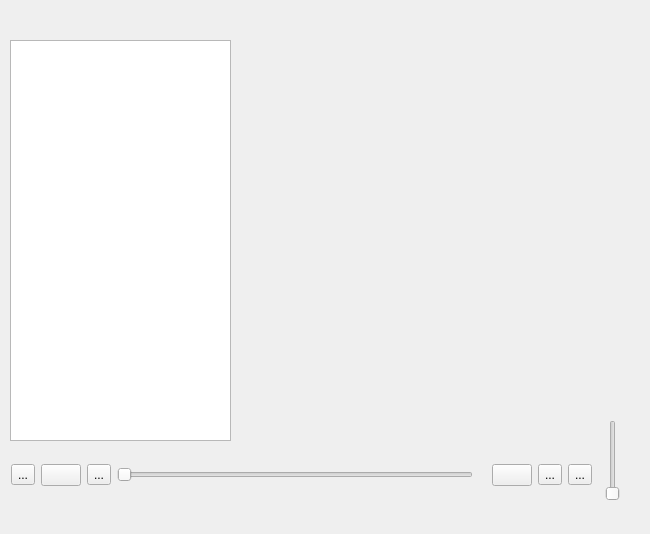
<?xml version="1.0" encoding="UTF-8"?>
<ui version="4.0">
 <class>MainWindow</class>
 <widget class="QMainWindow" name="MainWindow">
  <property name="geometry">
   <rect>
    <x>0</x>
    <y>0</y>
    <width>650</width>
    <height>534</height>
   </rect>
  </property>
  <property name="sizePolicy">
   <sizepolicy hsizetype="Preferred" vsizetype="Preferred">
    <horstretch>0</horstretch>
    <verstretch>0</verstretch>
   </sizepolicy>
  </property>
  <property name="windowTitle">
   <string>极简音乐播放器</string>
  </property>
  <property name="windowIcon">
   <iconset resource="res.qrc">
    <normaloff>:/img/ico.png</normaloff>:/img/ico.png</iconset>
  </property>
  <widget class="QWidget" name="centralwidget">
   <widget class="QListWidget" name="listWidget">
    <property name="geometry">
     <rect>
      <x>10</x>
      <y>40</y>
      <width>221</width>
      <height>401</height>
     </rect>
    </property>
   </widget>
   <widget class="QSlider" name="verticalSlider">
    <property name="enabled">
     <bool>true</bool>
    </property>
    <property name="geometry">
     <rect>
      <x>600</x>
      <y>420</y>
      <width>26</width>
      <height>81</height>
     </rect>
    </property>
    <property name="orientation">
     <enum>Qt::Vertical</enum>
    </property>
   </widget>
   <widget class="QWidget" name="layoutWidget">
    <property name="geometry">
     <rect>
      <x>11</x>
      <y>452</y>
      <width>581</width>
      <height>46</height>
     </rect>
    </property>
    <layout class="QHBoxLayout" name="horizontalLayout_2">
     <item>
      <layout class="QHBoxLayout" name="horizontalLayout">
       <item>
        <widget class="QToolButton" name="lasttoolButton">
         <property name="text">
          <string>...</string>
         </property>
         <property name="icon">
          <iconset resource="res.qrc">
           <normaloff>:/img/pre.png</normaloff>:/img/pre.png</iconset>
         </property>
         <property name="iconSize">
          <size>
           <width>36</width>
           <height>36</height>
          </size>
         </property>
        </widget>
       </item>
       <item>
        <widget class="QPushButton" name="pushButton_4">
         <property name="toolTip">
          <string>播放</string>
         </property>
         <property name="text">
          <string/>
         </property>
         <property name="icon">
          <iconset resource="res.qrc">
           <normaloff>:/img/pause.png</normaloff>:/img/pause.png</iconset>
         </property>
         <property name="iconSize">
          <size>
           <width>30</width>
           <height>30</height>
          </size>
         </property>
        </widget>
       </item>
       <item>
        <widget class="QToolButton" name="nexttoolButton">
         <property name="text">
          <string>...</string>
         </property>
         <property name="icon">
          <iconset resource="res.qrc">
           <normaloff>:/img/next.png</normaloff>:/img/next.png</iconset>
         </property>
         <property name="iconSize">
          <size>
           <width>36</width>
           <height>36</height>
          </size>
         </property>
        </widget>
       </item>
       <item>
        <widget class="QSlider" name="horizontalSlider">
         <property name="orientation">
          <enum>Qt::Horizontal</enum>
         </property>
        </widget>
       </item>
       <item>
        <widget class="QLabel" name="sjlabel">
         <property name="text">
          <string/>
         </property>
        </widget>
       </item>
       <item>
        <layout class="QHBoxLayout" name="horizontalLayout_3">
         <item>
          <widget class="QPushButton" name="pushButton">
           <property name="toolTip">
            <string>选择文件</string>
           </property>
           <property name="text">
            <string/>
           </property>
           <property name="icon">
            <iconset resource="res.qrc">
             <normaloff>:/img/file.png</normaloff>:/img/file.png</iconset>
           </property>
           <property name="iconSize">
            <size>
             <width>26</width>
             <height>26</height>
            </size>
           </property>
          </widget>
         </item>
         <item>
          <widget class="QToolButton" name="toolButton_2">
           <property name="text">
            <string>...</string>
           </property>
           <property name="icon">
            <iconset resource="res.qrc">
             <normaloff>:/img/loop.png</normaloff>:/img/loop.png</iconset>
           </property>
           <property name="iconSize">
            <size>
             <width>26</width>
             <height>26</height>
            </size>
           </property>
          </widget>
         </item>
        </layout>
       </item>
      </layout>
     </item>
     <item>
      <widget class="QToolButton" name="toolButton">
       <property name="text">
        <string>...</string>
       </property>
       <property name="icon">
        <iconset>
         <normaloff>img/volume.png</normaloff>img/volume.png</iconset>
       </property>
       <property name="iconSize">
        <size>
         <width>26</width>
         <height>26</height>
        </size>
       </property>
      </widget>
     </item>
    </layout>
   </widget>
   <zorder>verticalSlider</zorder>
   <zorder>layoutWidget</zorder>
   <zorder>listWidget</zorder>
  </widget>
 </widget>
 <resources>
  <include location="res.qrc"/>
 </resources>
 <connections/>
</ui>
